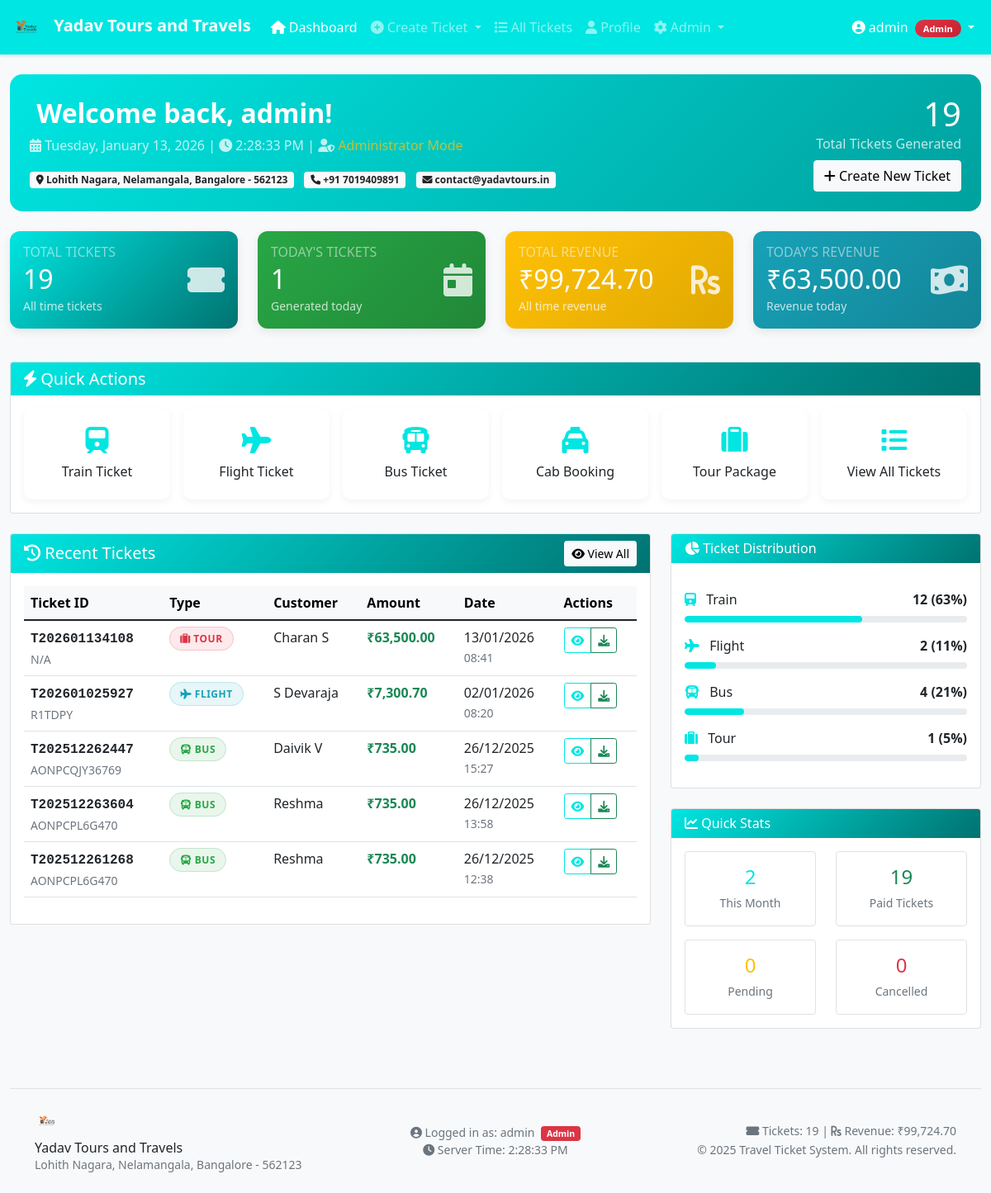
Page /public/dashboard.php (signed in) on the committed database.
### tables this page shows
CREATE TABLE `tickets` (
  `ticket_id` varchar(20) NOT NULL,
  `ticket_type` enum('train','flight','bus','cab','tour') NOT NULL,
  `pnr` varchar(20) NOT NULL,
  `booking_date` date NOT NULL,
  `customer_name` varchar(100) NOT NULL,
  `customer_email` varchar(100) DEFAULT NULL,
  `customer_phone` varchar(20) DEFAULT NULL,
  `total_amount` decimal(10,2) NOT NULL,
  `payment_status` enum('paid','pending','cancelled') DEFAULT 'paid',
  `ticket_status` enum('issued','cancelled','refunded') DEFAULT 'issued',
  `ticket_data` longtext NOT NULL CHECK (json_valid(`ticket_data`)),
  `pdf_path` varchar(255) DEFAULT NULL,
  `generated_by` int(11) NOT NULL,
  `generated_at` timestamp NOT NULL DEFAULT current_timestamp(),
  `cancelled_at` timestamp NULL DEFAULT NULL,
  `cancelled_by` int(11) DEFAULT NULL,
  `notes` text DEFAULT NULL
);

### public/dashboard.php (the view, shortened to what the rows shown need)
<?php
require_once APP_PATH . '/config/database.php';
try {
    $db = getDB();
} catch (Exception $e) {
    die("Database error: " . $e->getMessage());
}
try {
    $db = getDB();
} catch (Exception $e) {
    die("Database error: " . $e->getMessage());
}
$user_id = $_SESSION['user_id'] ?? 1;
$is_admin = ($_SESSION['role'] ?? '') === 'admin';
try {
    if ($is_admin) {
        $stmt = $db->prepare("SELECT COUNT(*) as total_tickets FROM tickets");
        $stmt->execute();
    } else {
        $stmt = $db->prepare("SELECT COUNT(*) as total_tickets FROM tickets WHERE generated_by = ?");
        $stmt->execute([$user_id]);
    }
    $totalTickets = $stmt->fetchColumn() ?: 0;
    if ($is_admin) {
        $stmt = $db->prepare("SELECT COUNT(*) as today_tickets FROM tickets WHERE DATE(generated_at) = CURDATE()");
        $stmt->execute();
    } else {
        $stmt = $db->prepare("SELECT COUNT(*) as today_tickets FROM tickets WHERE generated_by = ? AND DATE(generated_at) = CURDATE()");
        $stmt->execute([$user_id]);
    }
    $todayTickets = $stmt->fetchColumn() ?: 0;
    if ($is_admin) {
        $stmt = $db->prepare("SELECT COUNT(*) as month_tickets FROM tickets WHERE MONTH(generated_at) = MONTH(CURDATE()) AND YEAR(generated_at) = YEAR(CURDATE())");
        $stmt->execute();
    } else {
        $stmt = $db->prepare("SELECT COUNT(*) as month_tickets FROM tickets WHERE generated_by = ? AND MONTH(generated_at) = MONTH(CURDATE()) AND YEAR(generated_at) = YEAR(CURDATE())");
        $stmt->execute([$user_id]);
    }
    if ($is_admin) {
        $stmt = $db->prepare("SELECT COALESCE(SUM(total_amount), 0) as total_revenue FROM tickets");
        $stmt->execute();
    } else {
        $stmt = $db->prepare("SELECT COALESCE(SUM(total_amount), 0) as total_revenue FROM tickets WHERE generated_by = ?");
        $stmt->execute([$user_id]);
    }
    $totalRevenue = $stmt->fetchColumn() ?: 0;
    if ($is_admin) {
        $stmt = $db->prepare("SELECT COALESCE(SUM(total_amount), 0) as today_revenue FROM tickets WHERE DATE(generated_at) = CURDATE()");
        $stmt->execute();
    } else {
        $stmt = $db->prepare("SELECT COALESCE(SUM(total_amount), 0) as today_revenue FROM tickets WHERE generated_by = ? AND DATE(generated_at) = CURDATE()");
        $stmt->execute([$user_id]);
    }
    $todayRevenue = $stmt->fetchColumn() ?: 0;
    if ($is_admin) {
        $stmt = $db->prepare("
            SELECT ticket_type, COUNT(*) as count
            FROM tickets
            GROUP BY ticket_type
        ");
        $stmt->execute();
    }
    if ($is_admin) {
        $stmt = $db->prepare("
            SELECT ticket_id, ticket_type, pnr, customer_name, total_amount, generated_at
            FROM tickets
            ORDER BY generated_at DESC
            LIMIT 5
        ");
        $stmt->execute();
    }
    $recentTickets = $stmt->fetchAll();
} catch (PDOException $e) {
    $error = "Failed to load statistics: " . $e->getMessage();
    $totalTickets = $todayTickets = $monthTickets = $totalRevenue = $todayRevenue = 0;
    $ticketsByType = [];
    $recentTickets = [];
    $paymentStats = [];
}
?>
<!DOCTYPE html>
<html lang="en">
<head>
    <link href="https://cdn.jsdelivr.net/npm/bootstrap@5.1.3/dist/css/bootstrap.min.css" rel="stylesheet">
    <link rel="stylesheet" href="https://cdnjs.cloudflare.com/ajax/libs/font-awesome/6.0.0/css/all.min.css">
    <link rel="stylesheet" href="https://cdn.jsdelivr.net/npm/apexcharts@3.35.0/dist/apexcharts.css">
</head>
<body>
    <div class="container-fluid mt-4">
        <div class="row mb-4">
            <div class="col-12">
                <div class="welcome-card">
                    <div class="card-body p-4">
                        <div class="row align-items-center">
                            <div class="col-md-8">
                                <h2 class="mb-2">
                                    Welcome back, <?= htmlspecialchars($_SESSION['username'] ?? 'User') ?>!
                                </h2>
                            </div>
                        </div>
                    </div>
                </div>
            </div>
        </div>
        <div class="row mb-4">
            <div class="col-xl-3 col-md-6 mb-3">
                <div class="card stat-card text-white" style="background: linear-gradient(135deg, var(--primary-color) 0%, color-mix(in srgb, var(--primary-color) 50%, black) 100%);">
                    <div class="card-body">
                        <div class="d-flex justify-content-between align-items-center">
                            <div>
                                <h2 class="mb-0"><?= $totalTickets ?></h2>
                            </div>
                        </div>
                    </div>
                </div>
            </div>
            <div class="col-xl-3 col-md-6 mb-3">
                <div class="card stat-card text-white" style="background: linear-gradient(135deg, #28a745 0%, #218838 100%);">
                    <div class="card-body">
                        <div class="d-flex justify-content-between align-items-center">
                            <div>
                                <h2 class="mb-0"><?= $todayTickets ?></h2>
                            </div>
                        </div>
                    </div>
                </div>
            </div>
            <div class="col-xl-3 col-md-6 mb-3">
                <div class="card stat-card text-white" style="background: linear-gradient(135deg, #ffc107 0%, #e0a800 100%);">
                    <div class="card-body">
                        <div class="d-flex justify-content-between align-items-center">
                            <div>
                                <h2 class="mb-0">₹<?= number_format($totalRevenue, 2) ?></h2>
                            </div>
                        </div>
                    </div>
                </div>
            </div>
            <div class="col-xl-3 col-md-6 mb-3">
                <div class="card stat-card text-white" style="background: linear-gradient(135deg, #17a2b8 0%, #138496 100%);">
                    <div class="card-body">
                        <div class="d-flex justify-content-between align-items-center">
                            <div>
                                <h2 class="mb-0">₹<?= number_format($todayRevenue, 2) ?></h2>
                            </div>
                        </div>
                    </div>
                </div>
            </div>
        </div>
        <div class="row">
            <div class="col-lg-8 mb-4">
                <div class="card">
                    <div class="card-body">
                        <?php if (empty($recentTickets)): ?>
                            <div class="text-center py-5">
                                <i class="fas fa-ticket-alt fa-3x text-muted mb-3"></i>
                                <h5>No tickets generated yet</h5>
                                <p class="text-muted">Create your first ticket using the quick actions above!</p>
                                <a href="create_ticket.php?type=train" class="btn btn-primary">
                                    <i class="fas fa-plus"></i> Create First Ticket
                                </a>
                            </div>
                        <?php else: ?>
                        <div class="table-responsive">
                            <table class="table table-hover">
                                <thead class="table-light">
                                    <tr>
                                        <th>Ticket ID</th>
                                        <th>Type</th>
                                        <th>Customer</th>
                                        <th>Amount</th>
                                        <th>Date</th>
                                        <th>Actions</th>
                                    </tr>
                                </thead>
                                <tbody>
                                    <?php foreach ($recentTickets as $ticket):
                                        $typeClass = 'ticket-' . $ticket['ticket_type'];
                                    ?>
                                    <tr onclick="location.href='view_ticket.php?id=<?= $ticket['ticket_id'] ?>'" style="cursor: pointer;">
                                        <td>
                                            <strong class="font-monospace"><?= htmlspecialchars($ticket['ticket_id']) ?></strong>
                                            <br><small class="text-muted"><?= htmlspecialchars($ticket['pnr']) ?></small>
                                        </td>
                                        <td>
                                            <span class="ticket-badge <?= $typeClass ?>">
                                                <i class="fas fa-<?=
                                                    $ticket['ticket_type'] === 'flight' ? 'plane' :
                                                    ($ticket['ticket_type'] === 'train' ? 'train' :
                                                    ($ticket['ticket_type'] === 'bus' ? 'bus' :
                                                    ($ticket['ticket_type'] === 'cab' ? 'taxi' : 'suitcase')))
                                                ?>"></i>
                                                <?= ucfirst($ticket['ticket_type']) ?>
                                            </span>
                                        </td>
                                        <td><?= htmlspecialchars($ticket['customer_name']) ?></td>
                                        <td>
                                            <span class="fw-bold text-success">
                                                ₹<?= number_format($ticket['total_amount'], 2) ?>
                                            </span>
                                        </td>
                                        <td>
                                            <?= date('d/m/Y', strtotime($ticket['generated_at'])) ?>
                                            <br><small class="text-muted"><?= date('H:i', strtotime($ticket['generated_at'])) ?></small>
                                        </td>
                                        <td>
                                            <div class="btn-group btn-group-sm">
                                                <a href="view_ticket.php?id=<?= $ticket['ticket_id'] ?>"
                                                   class="btn btn-outline-primary" title="View">
                                                    <i class="fas fa-eye"></i>
                                                </a>
                                                <a href="generate_ticket.php?id=<?= $ticket['ticket_id'] ?>"
                                                   class="btn btn-outline-success" title="Download PDF">
                                                    <i class="fas fa-download"></i>
                                                </a>
                                            </div>
                                        </td>
                                    </tr>
                                    <?php endforeach; ?>
                                </tbody>
                            </table>
                        </div>
                        <?php endif; ?>
                    </div>
                </div>
            </div>
        </div>
    </div>
</body>
</html>

### rows in the picture
tickets: ticket_id "T202601134108", pnr "N/A", ticket_type "TOUR", customer_name "Charan S", total_amount "63,500.00", generated_at "13/01/2026", generated_at "08:41"
tickets: ticket_id "T202601025927", pnr "R1TDPY", ticket_type "FLIGHT", customer_name "S Devaraja", total_amount "7,300.70", generated_at "02/01/2026", generated_at "08:20"
tickets: ticket_id "T202512262447", pnr "AONPCQJY36769", ticket_type "BUS", customer_name "Daivik V", total_amount "735.00", generated_at "26/12/2025", generated_at "15:27"
tickets: ticket_id "T202512263604", pnr "AONPCPL6G470", ticket_type "BUS", customer_name "Reshma", total_amount "735.00", generated_at "26/12/2025", generated_at "13:58"
tickets: ticket_id "T202512261268", pnr "AONPCPL6G470", ticket_type "BUS", customer_name "Reshma", total_amount "735.00", generated_at "26/12/2025", generated_at "12:38"

### other values in the picture
$companyName "Yadav Tours and Travels"
$_SESSION['username'] "admin"
$companyAddress "Lohith Nagara, Nelamangala, Bangalore - 562123"
$companyPhone "+91 7019409891"
$companyEmail "contact@yadavtours.in"
$totalTickets "19"
$todayTickets "1"
$totalRevenue "99,724.70"
$todayRevenue "63,500.00"
$type "Train"
$count "12"
$percentage "63"
$type "Flight"
$count "2"
$percentage "11"
